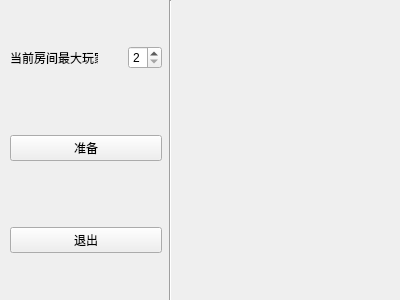
<?xml version="1.0" encoding="UTF-8"?>
<ui version="4.0">
 <class>WaitingRoom</class>
 <widget class="QWidget" name="WaitingRoom">
  <property name="geometry">
   <rect>
    <x>0</x>
    <y>0</y>
    <width>400</width>
    <height>300</height>
   </rect>
  </property>
  <property name="windowTitle">
   <string>Form</string>
  </property>
  <widget class="Line" name="line">
   <property name="geometry">
    <rect>
     <x>160</x>
     <y>0</y>
     <width>20</width>
     <height>301</height>
    </rect>
   </property>
   <property name="orientation">
    <enum>Qt::Vertical</enum>
   </property>
  </widget>
  <widget class="QWidget" name="verticalLayoutWidget">
   <property name="geometry">
    <rect>
     <x>0</x>
     <y>0</y>
     <width>172</width>
     <height>301</height>
    </rect>
   </property>
   <layout class="QVBoxLayout" name="verticalLayout">
    <property name="spacing">
     <number>30</number>
    </property>
    <property name="leftMargin">
     <number>10</number>
    </property>
    <property name="topMargin">
     <number>10</number>
    </property>
    <property name="rightMargin">
     <number>10</number>
    </property>
    <property name="bottomMargin">
     <number>10</number>
    </property>
    <item>
     <layout class="QHBoxLayout" name="horizontalLayout">
      <item>
       <widget class="QLabel" name="label">
        <property name="text">
         <string>当前房间最大玩家数</string>
        </property>
       </widget>
      </item>
      <item>
       <widget class="QSpinBox" name="spinBox">
        <property name="minimum">
         <number>2</number>
        </property>
        <property name="maximum">
         <number>6</number>
        </property>
        <property name="value">
         <number>2</number>
        </property>
       </widget>
      </item>
     </layout>
    </item>
    <item>
     <widget class="QPushButton" name="ready_pushButton">
      <property name="text">
       <string>准备</string>
      </property>
     </widget>
    </item>
    <item>
     <widget class="QPushButton" name="exit_pushButton">
      <property name="text">
       <string>退出</string>
      </property>
      <property name="autoDefault">
       <bool>false</bool>
      </property>
     </widget>
    </item>
   </layout>
  </widget>
 </widget>
 <resources/>
 <connections/>
 <slots>
  <slot>backToTitle()</slot>
 </slots>
</ui>
